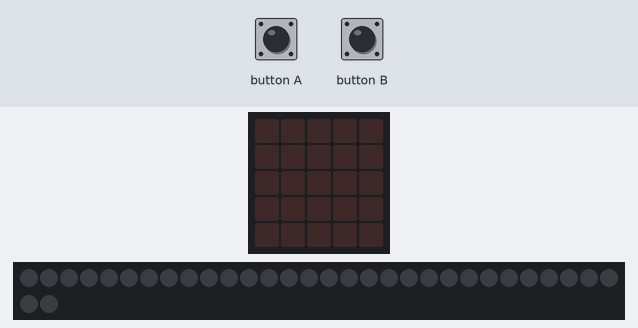
The program below on a simulated Calliope mini (MakeCode). Shown: the board's 5×5 LED display, 32 RGB LEDs in strip order, left to right, continuing on the next row. Inputs (shaded band) come from the test bench. Dim RGB values are drawn brighter than linear.

Above: at 1.2 s.
1.3 s: button A pressed for 0.15 s
At 2.1 s:
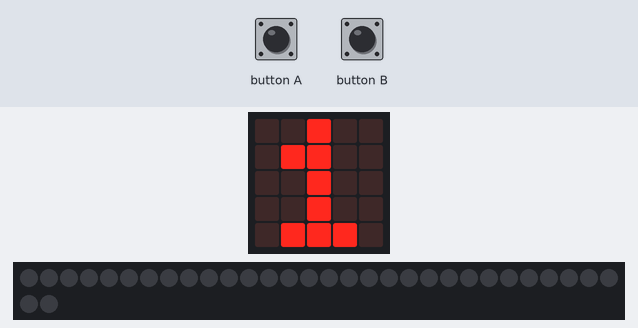
4.3 s: button B pressed for 0.15 s
At 5.7 s:
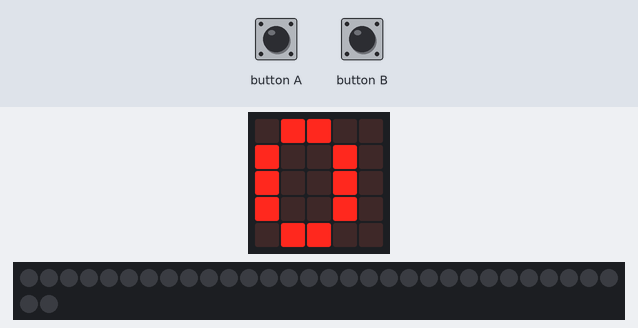
6.7 s: button A pressed for 0.15 s
At 8.07 s:
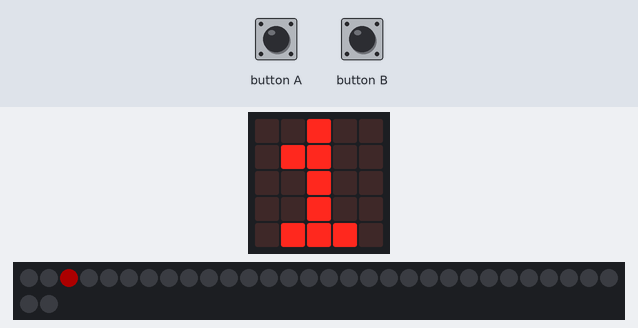
Timing chart, 0 to 9.7 s (numbered marks = the images above; inputs shaded):
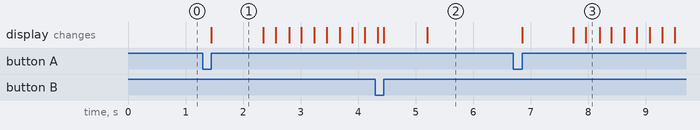

The program:

main.ts
```typescript
input.onButtonEvent(Button.A, input.buttonEventClick(), function () {
    status = 1
    basic.showNumber(status)
    strip.setPixelColor(0, neopixel.colors(NeoPixelColors.Red))
})
input.onButtonEvent(Button.B, input.buttonEventClick(), function () {
    status = 0
    basic.showNumber(status)
    strip.showColor(neopixel.colors(NeoPixelColors.Black))
})
let status = 0
let strip: neopixel.Strip = null
strip = neopixel.create(DigitalPin.P1, 32, NeoPixelMode.RGB)
strip.setBrightness(50)
status = 0
basic.forever(function () {
    if (status == 1) {
        strip.show()
        basic.pause(200)
        strip.rotate(1)
    }
    for (let Index = 0; Index <= 32; Index++) {

    }
})
```

test.ts
```typescript
// Hier kann man Tests durchführen; diese Datei wird nicht kompiliert, wenn dieses Paket als Erweiterung verwendet wird.
```

Measured:
- after the input at 1.3 s, the display: changes after 0.15 s (image 1)
- after the input at 6.7 s, the display: first changes after 0.15 s (image 3 shows a later state)
